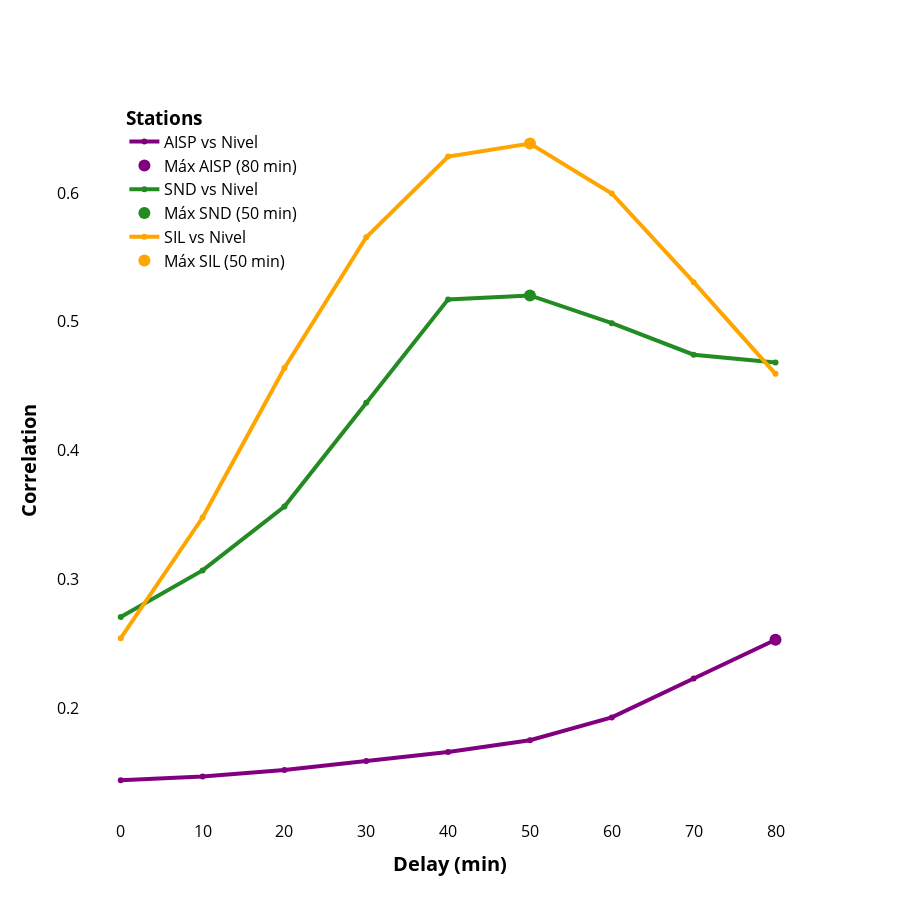

Source (notebook cell):
### Code cell
def cross_correlation(x, y, lag_step=10, min_delay=0, max_delay=80):
    corr = correlate(x, y, mode='full')
    lags = np.arange(-len(x) + 1, len(x))
    norm_factor = np.array([len(x) - abs(lag) for lag in lags])
    corr_norm = corr / norm_factor
    lags_minutes = lags * lag_step

    mask = (lags_minutes >= min_delay) & (lags_minutes <= max_delay)
    lags_minutes_filtered = lags_minutes[mask]
    corr_norm_filtered = corr_norm[mask]

    best_idx = np.argmax(np.abs(corr_norm_filtered))
    best_lag = lags_minutes_filtered[best_idx]
    best_corr = corr_norm_filtered[best_idx]

    return lags_minutes_filtered, corr_norm_filtered, best_lag, best_corr

# Extraer las señales
nivel1 = merged1_std['nivel_std'].values
aisp = merged1_std['aisp_std'].values
nivel2 = merged2_std['nivel_std'].values
snd = merged2_std['snd_std'].values
nivel3 = merged3_std['nivel_std'].values
sil = merged3_std['sil_std'].values

# Calcular las correlaciones
lags_aisp, corr_aisp, lag_aisp, corr_max_aisp = cross_correlation(nivel1, aisp)
lags_snd, corr_snd, lag_snd, corr_max_snd = cross_correlation(nivel2, snd)
lags_sil, corr_sil, lag_sil, corr_max_sil = cross_correlation(nivel3, sil)

# Crear la figura
fig = go.Figure()

fig.add_trace(go.Scatter(x=lags_aisp, y=corr_aisp, mode='lines+markers', name='AISP vs Nivel', line=dict(width=4, color='purple')))
fig.add_trace(go.Scatter(x=[lag_aisp], y=[corr_max_aisp], mode='markers', marker=dict(size=12, color='purple'), name=f'Máx AISP ({lag_aisp} min)'))

fig.add_trace(go.Scatter(x=lags_snd, y=corr_snd, mode='lines+markers', name='SND vs Nivel', line=dict(width=4, color='forestgreen')))
fig.add_trace(go.Scatter(x=[lag_snd], y=[corr_max_snd], mode='markers', marker=dict(size=12, color='forestgreen'), name=f'Máx SND ({lag_snd} min)'))

fig.add_trace(go.Scatter(x=lags_sil, y=corr_sil, mode='lines+markers', name='SIL vs Nivel', line=dict(width=4, color='orange')))
fig.add_trace(go.Scatter(x=[lag_sil], y=[corr_max_sil], mode='markers', marker=dict(size=12, color='orange'), name=f'Máx SIL ({lag_sil} min)'))

# Anotaciones
"""for lag, corr, label, color in [
    (lag_aisp, corr_max_aisp, "AISP", "purple"),
    (lag_snd, corr_max_snd, "SND", "forestgreen"),
    (lag_sil, corr_max_sil, "SIL", "orange")
]:
    fig.add_annotation(
        x=lag,
        y=corr,
        text=f"{label}<br>{lag} min<br>{corr:.3f}",
        showarrow=False,
        arrowhead=2,
        ax=0,
        ay=-40,
        bgcolor="white",
        font=dict(color=color)
    )"""

fig.update_layout(
    xaxis_title="<b>Delay (min)</b>",
    yaxis_title="<b>Correlation</b>",
    plot_bgcolor='white',
    paper_bgcolor='white',
    width=900,
    height=900,
    legend=dict(
        title='<b>Stations</b>',
        font=dict(size=16, color='black'),
        x=0.06,           # Posición horizontal (0 = izquierda, 1 = derecha)
        y=1,           # Posición vertical (1 = arriba, 0 = abajo)
        xanchor='left',
        yanchor='top',
        bgcolor='rgba(255,255,255,0.7)'  # Fondo semitransparente para mejorar legibilidad
    ),
    xaxis=dict(title_font=dict(size=20,color='black'), tickfont=dict(size=16,color='black'),tickcolor='black',),
    yaxis=dict(title_font=dict(size=20,color='black'), tickfont=dict(size=16,color='black'))
)

fig.show()

### Figure 1 — Plotly figure (JSON) as saved in the notebook; plotly's stock layout.template omitted (floating-point values rounded to 4 significant figures)
{"data": [{"line": {"color": "purple", "width": 4}, "mode": "lines+markers", "name": "AISP vs Nivel", "type": "scatter", "x": [0, 10, 20, 30, 40, 50, 60, 70, 80], "y": [0.1441, 0.1471, 0.1521, 0.1591, 0.1661, 0.1752, 0.1929, 0.2232, 0.2533]}, {"marker": {"color": "purple", "size": 12}, "mode": "markers", "name": "Máx AISP (80 min)", "type": "scatter", "x": [80], "y": [0.2533]}, {"line": {"color": "forestgreen", "width": 4}, "mode": "lines+markers", "name": "SND vs Nivel", "type": "scatter", "x": [0, 10, 20, 30, 40, 50, 60, 70, 80], "y": [0.2709, 0.3071, 0.3566, 0.4372, 0.5174, 0.5205, 0.4989, 0.4745, 0.4684]}, {"marker": {"color": "forestgreen", "size": 12}, "mode": "markers", "name": "Máx SND (50 min)", "type": "scatter", "x": [50], "y": [0.5205]}, {"line": {"color": "orange", "width": 4}, "mode": "lines+markers", "name": "SIL vs Nivel", "type": "scatter", "x": [0, 10, 20, 30, 40, 50, 60, 70, 80], "y": [0.2545, 0.3481, 0.4641, 0.5657, 0.6283, 0.6384, 0.5997, 0.5308, 0.4596]}, {"marker": {"color": "orange", "size": 12}, "mode": "markers", "name": "Máx SIL (50 min)", "type": "scatter", "x": [50], "y": [0.6384]}], "layout": {"height": 900, "legend": {"bgcolor": "rgba(255,255,255,0.7)", "font": {"color": "black", "size": 16}, "title": {"text": "<b>Stations</b>"}, "x": 0.06, "xanchor": "left", "y": 1, "yanchor": "top"}, "paper_bgcolor": "white", "plot_bgcolor": "white", "width": 900, "xaxis": {"autorange": true, "range": [-4.979, 85.44], "tickcolor": "black", "tickfont": {"color": "black", "size": 16}, "title": {"font": {"color": "black", "size": 20}, "text": "<b>Delay (min)</b>"}, "type": "linear"}, "yaxis": {"autorange": true, "range": [0.1133, 0.6722], "tickfont": {"color": "black", "size": 16}, "title": {"font": {"color": "black", "size": 20}, "text": "<b>Correlation</b>"}, "type": "linear"}}}
